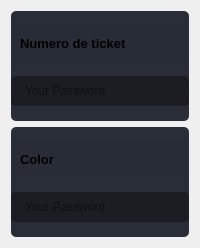
                        <widget class="QFrame" name="frame">
                         <property name="styleSheet">
                          <string notr="true">border-radius: 5px;</string>
                         </property>
                         <property name="frameShape">
                          <enum>QFrame::StyledPanel</enum>
                         </property>
                         <property name="frameShadow">
                          <enum>QFrame::Raised</enum>
                         </property>
                         <layout class="QVBoxLayout" name="verticalLayout_7">
                          <item>
                           <widget class="QFrame" name="frame_div_content_8">
                            <property name="minimumSize">
                             <size>
                              <width>0</width>
                              <height>110</height>
                             </size>
                            </property>
                            <property name="maximumSize">
                             <size>
                              <width>441</width>
                              <height>110</height>
                             </size>
                            </property>
                            <property name="styleSheet">
                             <string notr="true">background-color: rgb(41, 45, 56);
border-radius: 5px;
</string>
                            </property>
                            <property name="frameShape">
                             <enum>QFrame::NoFrame</enum>
                            </property>
                            <property name="frameShadow">
                             <enum>QFrame::Raised</enum>
                            </property>
                            <layout class="QVBoxLayout" name="verticalLayout_42">
                             <property name="spacing">
                              <number>0</number>
                             </property>
                             <property name="leftMargin">
                              <number>0</number>
                             </property>
                             <property name="topMargin">
                              <number>0</number>
                             </property>
                             <property name="rightMargin">
                              <number>0</number>
                             </property>
                             <property name="bottomMargin">
                              <number>0</number>
                             </property>
                             <item>
                              <widget class="QFrame" name="frame_title_wid_11">
                               <property name="maximumSize">
                                <size>
                                 <width>16777215</width>
                                 <height>35</height>
                                </size>
                               </property>
                               <property name="styleSheet">
                                <string notr="true">background-color: rgb(39, 44, 54);</string>
                               </property>
                               <property name="frameShape">
                                <enum>QFrame::StyledPanel</enum>
                               </property>
                               <property name="frameShadow">
                                <enum>QFrame::Raised</enum>
                               </property>
                               <layout class="QVBoxLayout" name="verticalLayout_51">
                                <item>
                                 <widget class="QLabel" name="labelBoxBlenderInstalation_16">
                                  <property name="font">
                                   <font>
                                    <family>Segoe UI</family>
                                    <pointsize>10</pointsize>
                                    <weight>75</weight>
                                    <bold>true</bold>
                                   </font>
                                  </property>
                                  <property name="styleSheet">
                                   <string notr="true"/>
                                  </property>
                                  <property name="text">
                                   <string>Numero de ticket</string>
                                  </property>
                                 </widget>
                                </item>
                               </layout>
                              </widget>
                             </item>
                             <item>
                              <widget class="QLineEdit" name="CampoNumeroTicket">
                               <property name="minimumSize">
                                <size>
                                 <width>0</width>
                                 <height>30</height>
                                </size>
                               </property>
                               <property name="styleSheet">
                                <string notr="true">QLineEdit {
	background-color: rgb(27, 29, 35);
	border-radius: 5px;
	border: 2px solid rgb(27, 29, 35);
	padding-left: 10px;
}
QLineEdit:hover {
	border: 2px solid rgb(64, 71, 88);
}
QLineEdit:focus {
	border: 2px solid rgb(91, 101, 124);
}</string>
                               </property>
                               <property name="text">
                                <string/>
                               </property>
                               <property name="placeholderText">
                                <string>Your Password</string>
                               </property>
                              </widget>
                             </item>
                            </layout>
                           </widget>
                          </item>
                          <item>
                           <widget class="QFrame" name="frame_div_content_6">
                            <property name="minimumSize">
                             <size>
                              <width>0</width>
                              <height>110</height>
                             </size>
                            </property>
                            <property name="maximumSize">
                             <size>
                              <width>441</width>
                              <height>110</height>
                             </size>
                            </property>
                            <property name="styleSheet">
                             <string notr="true">background-color: rgb(41, 45, 56);
border-radius: 5px;
</string>
                            </property>
                            <property name="frameShape">
                             <enum>QFrame::NoFrame</enum>
                            </property>
                            <property name="frameShadow">
                             <enum>QFrame::Raised</enum>
                            </property>
                            <layout class="QVBoxLayout" name="verticalLayout_40">
                             <property name="spacing">
                              <number>0</number>
                             </property>
                             <property name="leftMargin">
                              <number>0</number>
                             </property>
                             <property name="topMargin">
                              <number>0</number>
                             </property>
                             <property name="rightMargin">
                              <number>0</number>
                             </property>
                             <property name="bottomMargin">
                              <number>0</number>
                             </property>
                             <item>
                              <widget class="QFrame" name="frame_title_wid_7">
                               <property name="maximumSize">
                                <size>
                                 <width>16777215</width>
                                 <height>35</height>
                                </size>
                               </property>
                               <property name="styleSheet">
                                <string notr="true">background-color: rgb(39, 44, 54);</string>
                               </property>
                               <property name="frameShape">
                                <enum>QFrame::StyledPanel</enum>
                               </property>
                               <property name="frameShadow">
                                <enum>QFrame::Raised</enum>
                               </property>
                               <layout class="QVBoxLayout" name="verticalLayout_41">
                                <item>
                                 <widget class="QLabel" name="labelBoxBlenderInstalation_21">
                                  <property name="font">
                                   <font>
                                    <family>Segoe UI</family>
                                    <pointsize>10</pointsize>
                                    <weight>75</weight>
                                    <bold>true</bold>
                                   </font>
                                  </property>
                                  <property name="styleSheet">
                                   <string notr="true"/>
                                  </property>
                                  <property name="text">
                                   <string>Color</string>
                                  </property>
                                 </widget>
                                </item>
                               </layout>
                              </widget>
                             </item>
                             <item>
                              <widget class="QLineEdit" name="CampoColor">
                               <property name="minimumSize">
                                <size>
                                 <width>0</width>
                                 <height>30</height>
                                </size>
                               </property>
                               <property name="styleSheet">
                                <string notr="true">QLineEdit {
	background-color: rgb(27, 29, 35);
	border-radius: 5px;
	border: 2px solid rgb(27, 29, 35);
	padding-left: 10px;
}
QLineEdit:hover {
	border: 2px solid rgb(64, 71, 88);
}
QLineEdit:focus {
	border: 2px solid rgb(91, 101, 124);
}</string>
                               </property>
                               <property name="text">
                                <string/>
                               </property>
                               <property name="placeholderText">
                                <string>Your Password</string>
                               </property>
                              </widget>
                             </item>
                            </layout>
                           </widget>
                          </item>
                         </layout>
                        </widget>
